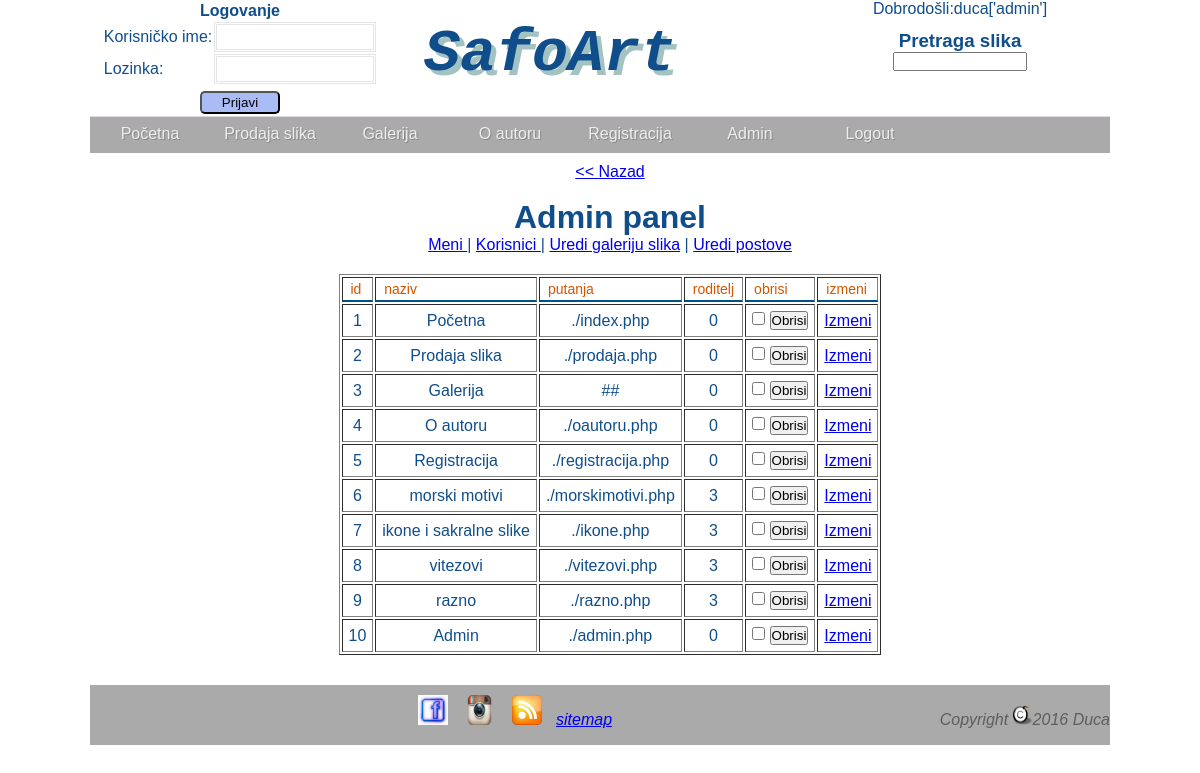
/net2ftp-1475092921/public_html/view_meni.php (signed in), run on the app's committed database.
### tables this page shows
CREATE TABLE IF NOT EXISTS `menu` (
  `idMenu` int(50) NOT NULL AUTO_INCREMENT,
  `ime` varchar(50) NOT NULL,
  `x` int(15) NOT NULL,
  `link` varchar(50) NOT NULL,
  `tezina` int(50) NOT NULL,
  `roditelj` int(50) NOT NULL,
  PRIMARY KEY (`idMenu`)
);

### net2ftp-1475092921/public_html/view_meni.php (the view, shortened to what this page needs)
<?php
   if($_SESSION['nazivUloge']=='admin'){
   ?>
<!DOCTYPE html PUBLIC "-//W3C//DTD XHTML 1.0 Transitional//EN" "http://www.w3.org/TR/xhtml1/DTD/xhtml1-transitional.dtd">
<html xmlns="http://www.w3.org/1999/xhtml" xml:lang="en" lang="en">
<html>
    <head>
		 <link href="style.css" rel="stylesheet" type="text/css" />
		  <link rel="stylesheet" href="base.css" type="text/css" media="screen" charset="utf-8"/>
	</head>
    <body>
	 <div id="omot">
	       <div id="header"><?php include('header.php');?> </div>
		   <div class="nav">
           <?php include_once('menu.php'); ?>
		   </div>
		   <div id="sredina" style="margin:auto;text-align:center;padding:10px;">
		    <p><a href="admin.php"><< Nazad</a></p><br/>
	              <h1>Admin panel</h1>
				  <a href="view_meni.php"> Meni </a>  |
		         <a href="korisnici.php"> Korisnici </a>  |
		   <a href="adminSlike.php">Uredi galeriju slika</a>      |
		  <a href="adminPost.php">Uredi postove</a>
		         <div id="adminPrikaz">
		<?php
		include('konn.php');
	$upit="SELECT * FROM menu ORDER BY idMenu";
	$run=mysqli_query($conn,$upit);
	if(mysqli_num_rows($run) == 0)
	{
		echo "Trenutno nema zapisa u bazi !";
	}
	else
	{
	?>
		<form method="post" action="<?php echo $_SERVER['php_self'];?>">
	<table border='1' class='brisKor'style="margin:20px auto;">
		<tr>
	<th>id</th>
	<th>naziv</th>
	<th>putanja</th>
	<th>roditelj</th>
	<th>obrisi</th>
	<th>izmeni</th>
	</tr>
<?php
	while($red=mysqli_fetch_array($run)){
	echo '<tr>
		<td>'. $red['idMenu'].'</td>
	<td>'.$red['ime'].'</td>
	<td>'. $red['link'].'</td>
	<td>'.$red['roditelj'].'</td>
	<td><input type="checkbox" name="brisanje[]" value='.$red['idMenu'].'>
	<input type="submit" name="btnBrisi" value="Obrisi"></td>
	<td><a href="izmeni.php?edit='. $red['idMenu'].'">Izmeni</a></td>
	</tr>';
 } ?>
	</table></form><?php }?>
				</div>
		   </div>
		   <div id="footer"><?php include('footer.php');?></div>
	 </div>
	</body>
</html>
<?php }
   else{
	   header('Location:index.php');
   }
 ?>

### net2ftp-1475092921/public_html/menu.php (shortened to what this page needs)
 <?php
  include('konn.php');
$upit="SELECT * FROM menu WHERE roditelj=0 ORDER BY idMenu ASC";
$rezultat=mysqli_query($conn,$upit);
 echo '<ul id="menu" class="menu">';
 while($red=mysqli_fetch_array($rezultat)){
	 echo"<li><a href='".$red['link']."' >".$red['ime']."</a>";
     Podmeni($red['idMenu'],$conn);
	 echo"</li>";
 }
 if(isset($_SESSION['idUloge']))
			{
			?>
			<a href="logout.php">Logout</a>
			<?php }
 echo "</ul>";
  function Podmeni($roditelj,$conn)
		{
			$upit1="SELECT * FROM menu WHERE roditelj=$roditelj ORDER BY idMenu ASC";
			$rezultat=mysqli_query($conn,$upit1);
			$vratila_podmeni=mysqli_num_rows($rezultat);
			if($vratila_podmeni>0)
			{
				while($red=mysqli_fetch_array($rezultat))
				{
					Podmeni($red['idMenu'],$conn);
				}
			}
		}
	?>

### net2ftp-1475092921/public_html/style.css (style rules this page uses)
* { padding:0px; margin:0px; outline:0 }
body { font-family: Arial,Helvetica,sans-serif; background-repeat:no-repeat; background-attachment:fixed; color:#104E8B; / }
#omot { width:1020px; margin:0 auto; }
#header { width:1020px;border-bottom:1px solid #E0D8E0;background-color:#FFFFFF;display:block; }
.nav { width:1020px;height:36px; background:#aaa; color:#fff; text-shadow:1px 1px #888; z-index:1000;margin:auto; }
#menu { width:1020px;margin:auto;text-align:center; }
.menu a { float:left; color:#eee; text-decoration:none; width:120px; height:28px; padding-top:8px }
.menu { list-style:none; font:16px Arial,Verdana; text-align:center; width:600px; margin:0 auto }
.menu li { position:relative; float:left; width:120px; z-index:1000 }
#sredina { width:1020px; background-color:#FFFFFF; display:block; margin:auto; }
#footer { height:60px;width:1020px;background:#aaa;text-align:center;display:block; }

### net2ftp-1475092921/public_html/base.css (style rules this page uses)
.brisKor th { border-bottom: 2px solid #015287; color: #D15600; font-size: 14px; font-weight: normal; text-align: left; padding: 3px 8px; }
.brisKor td { padding: 6px; }

### data on the page
menu: ime "Početna", idMenu "1", link "./index.php", roditelj "0"
menu: ime "Prodaja slika", idMenu "2", link "./prodaja.php", roditelj "0"
menu: ime "Galerija", idMenu "3", link "##", roditelj "0"
menu: ime "O autoru", idMenu "4", link "./oautoru.php", roditelj "0"
menu: ime "Registracija", idMenu "5", link "./registracija.php", roditelj "0"
menu: ime "Admin", idMenu "10", link "./admin.php", roditelj "0"
menu: idMenu "6", ime "morski motivi", link "./morskimotivi.php", roditelj "3"
menu: idMenu "7", ime "ikone i sakralne slike", link "./ikone.php", roditelj "3"
menu: idMenu "8", ime "vitezovi", link "./vitezovi.php", roditelj "3"
menu: idMenu "9", ime "razno", link "./razno.php", roditelj "3"

### other printed values
$_SESSION['username'] "duca"
$_SESSION['nazivUloge'] "admin"
